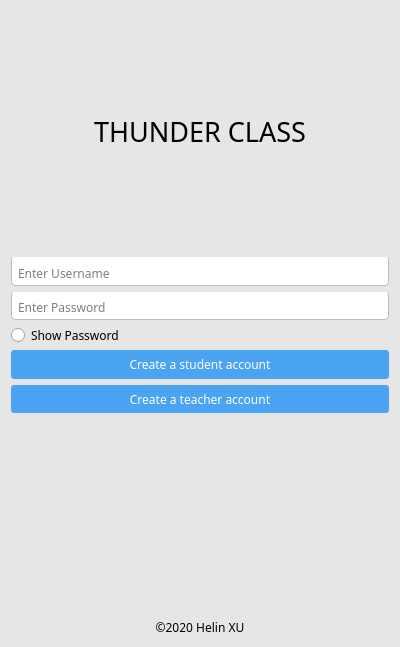
<?xml version="1.0" encoding="UTF-8"?>
<ui version="4.0">
 <class>AdminAddWindow</class>
 <widget class="QDialog" name="AdminAddWindow">
  <property name="geometry">
   <rect>
    <x>0</x>
    <y>0</y>
    <width>400</width>
    <height>647</height>
   </rect>
  </property>
  <property name="minimumSize">
   <size>
    <width>400</width>
    <height>647</height>
   </size>
  </property>
  <property name="maximumSize">
   <size>
    <width>400</width>
    <height>647</height>
   </size>
  </property>
  <property name="windowTitle">
   <string>Administrator -Add</string>
  </property>
  <property name="styleSheet">
   <string notr="true">QWidget
{
	border-radius:3px;
}
QDialog{
background-color:rgb(230, 230, 230);
}
QLineEdit
{
    font: 25 9pt &quot;Microsoft JhengHei&quot;;
    background:white;
    padding-left:4px ;
    padding-top:4px ;
    border-bottom-left-radius:4px;
    border-bottom-right-radius:4px;
    border: 1.2px solid rgb(189 , 189, 189);
    border-top:transparent;
    
}
QLineEdit:hover
{
    font: 25 9pt &quot;Microsoft JhengHei&quot;;
    padding-top:0px ;
    border: 1px solid rgb(21 , 131 , 221);
}
QLineEdit:focus
{
    font: 25 9pt &quot;Microsoft JhengHei&quot;;
    padding-top:0px ;
    border: 1px solid rgb(21 , 131 , 221);
}

QPushButton
{
	font: 25 9pt &quot;Microsoft JhengHei&quot;;
    color:white;
    background-color:rgb(75,164,242);
    border-radius:3px;
}

QPushButton:hover
{
	font: 25 10pt &quot;Microsoft JhengHei&quot;;
    color:white;
    background-color:rgb(44 , 137 , 255);
	border-radius:5px;
}

QPushButton:pressed
{
	font: 25 11pt &quot;Microsoft JhengHei&quot;;
	border-radius:13px;
    color:white;
    background-color:rgb(14 , 135 , 228);
    padding-left:5px;
    padding-top:5px;
}

QPushButton:default
{
	font: 25 9pt &quot;Microsoft JhengHei&quot;;
	border-radius:3px;
    color:white;
    background-color:rgb(44 , 137 , 255);
    padding-left:3px;
    padding-top:3px;
    border: 2px solid rgb(17 , 120 , 221);
}

QPushButton:!enabled
{
	font: 25 9pt &quot;Microsoft JhengHei&quot;;
    color:white;
    background-color:rgb(200 , 200 , 200);
	border-radius:5px;
}
QRadioButton
{
    font: 25 9pt &quot;Microsoft JhengHei&quot;;
}
QLabel#TopImage
{
	border-radius:90px;
}
</string>
  </property>
  <layout class="QVBoxLayout" name="verticalLayout" stretch="100,10,10,10,10,10,70,20">
   <item>
    <widget class="QLabel" name="lblTitle">
     <property name="minimumSize">
      <size>
       <width>0</width>
       <height>240</height>
      </size>
     </property>
     <property name="maximumSize">
      <size>
       <width>500</width>
       <height>240</height>
      </size>
     </property>
     <property name="font">
      <font>
       <family>Microsoft JhengHei Light</family>
       <pointsize>20</pointsize>
      </font>
     </property>
     <property name="layoutDirection">
      <enum>Qt::LeftToRight</enum>
     </property>
     <property name="frameShadow">
      <enum>QFrame::Plain</enum>
     </property>
     <property name="text">
      <string>THUNDER CLASS</string>
     </property>
     <property name="textFormat">
      <enum>Qt::AutoText</enum>
     </property>
     <property name="alignment">
      <set>Qt::AlignCenter</set>
     </property>
     <property name="openExternalLinks">
      <bool>false</bool>
     </property>
    </widget>
   </item>
   <item>
    <widget class="QLineEdit" name="edtName">
     <property name="sizePolicy">
      <sizepolicy hsizetype="Expanding" vsizetype="Preferred">
       <horstretch>0</horstretch>
       <verstretch>0</verstretch>
      </sizepolicy>
     </property>
     <property name="font">
      <font>
       <family>Microsoft JhengHei</family>
       <pointsize>9</pointsize>
       <weight>3</weight>
       <italic>false</italic>
       <bold>false</bold>
      </font>
     </property>
     <property name="placeholderText">
      <string>Enter Username</string>
     </property>
    </widget>
   </item>
   <item>
    <widget class="QLineEdit" name="edtPassword">
     <property name="sizePolicy">
      <sizepolicy hsizetype="Expanding" vsizetype="Preferred">
       <horstretch>0</horstretch>
       <verstretch>0</verstretch>
      </sizepolicy>
     </property>
     <property name="font">
      <font>
       <family>Microsoft JhengHei</family>
       <pointsize>9</pointsize>
       <weight>3</weight>
       <italic>false</italic>
       <bold>false</bold>
       <strikeout>false</strikeout>
      </font>
     </property>
     <property name="inputMethodHints">
      <set>Qt::ImhHiddenText|Qt::ImhNoAutoUppercase|Qt::ImhNoPredictiveText|Qt::ImhSensitiveData</set>
     </property>
     <property name="echoMode">
      <enum>QLineEdit::Password</enum>
     </property>
     <property name="placeholderText">
      <string>Enter Password</string>
     </property>
    </widget>
   </item>
   <item>
    <widget class="QRadioButton" name="rbtnShowPassword">
     <property name="font">
      <font>
       <family>Microsoft JhengHei</family>
       <pointsize>9</pointsize>
       <weight>3</weight>
       <italic>false</italic>
       <bold>false</bold>
      </font>
     </property>
     <property name="text">
      <string>Show Password</string>
     </property>
    </widget>
   </item>
   <item>
    <widget class="QPushButton" name="btnCreateStu">
     <property name="sizePolicy">
      <sizepolicy hsizetype="Minimum" vsizetype="Preferred">
       <horstretch>0</horstretch>
       <verstretch>0</verstretch>
      </sizepolicy>
     </property>
     <property name="font">
      <font>
       <family>Microsoft JhengHei</family>
       <pointsize>9</pointsize>
       <weight>3</weight>
       <italic>false</italic>
       <bold>false</bold>
      </font>
     </property>
     <property name="text">
      <string>Create a student account</string>
     </property>
     <property name="autoDefault">
      <bool>false</bool>
     </property>
     <property name="default">
      <bool>false</bool>
     </property>
    </widget>
   </item>
   <item>
    <widget class="QPushButton" name="btnCreateTea">
     <property name="sizePolicy">
      <sizepolicy hsizetype="Minimum" vsizetype="Preferred">
       <horstretch>0</horstretch>
       <verstretch>0</verstretch>
      </sizepolicy>
     </property>
     <property name="font">
      <font>
       <family>Microsoft JhengHei</family>
       <pointsize>9</pointsize>
       <weight>3</weight>
       <italic>false</italic>
       <bold>false</bold>
      </font>
     </property>
     <property name="text">
      <string>Create a teacher account</string>
     </property>
     <property name="autoDefault">
      <bool>false</bool>
     </property>
    </widget>
   </item>
   <item>
    <spacer name="verticalSpacer">
     <property name="orientation">
      <enum>Qt::Vertical</enum>
     </property>
     <property name="sizeHint" stdset="0">
      <size>
       <width>20</width>
       <height>40</height>
      </size>
     </property>
    </spacer>
   </item>
   <item>
    <widget class="QLabel" name="label">
     <property name="sizePolicy">
      <sizepolicy hsizetype="Preferred" vsizetype="Fixed">
       <horstretch>0</horstretch>
       <verstretch>0</verstretch>
      </sizepolicy>
     </property>
     <property name="font">
      <font>
       <family>Microsoft JhengHei</family>
      </font>
     </property>
     <property name="text">
      <string>©️2020 Helin XU</string>
     </property>
     <property name="alignment">
      <set>Qt::AlignCenter</set>
     </property>
    </widget>
   </item>
  </layout>
 </widget>
 <resources/>
 <connections/>
</ui>
